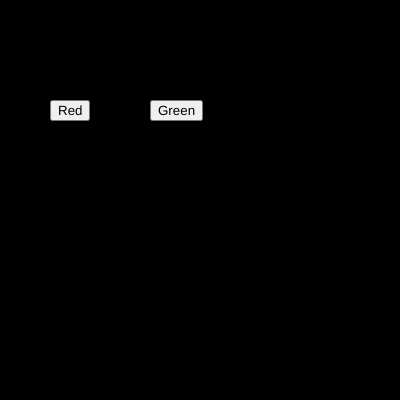
Frame 1 (no input)
Frame 60 (no input): identical to frame 1, image omitted
Frame 120 (the mouse pressed at the canvas centre since frame 60): identical to frame 1, image omitted

The p5.js sketch that drew this single still picture (run headless with seeded random() and noise() and a simulated clock; from frame 60 on, the mouse is pressed at the canvas centre):

// p5.js sketch
// ── sketch.js
var btn_red;
var btn_green;

var r = 0;
var g = 0;
var b = 0;

function setup() {
  createCanvas(400, 400); 
  
  btn_red = createButton("Red")
  btn_red.position(50,100)
  btn_red.mousePressed(redB)

  btn_green = createButton("Green")
  btn_green.position(150,100)
  btn_green.mousePressed(greenB)
}

function draw() {
  background(r,g,b);
}

function redB(){
 r=255;
 g=0;
 b=0;
}

function greenB(){
  r=0;
  g=255;
  b=0;
}
